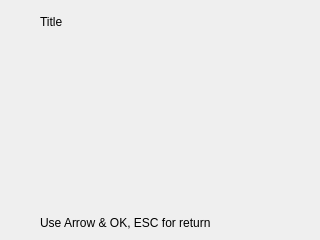
<?xml version="1.0" encoding="UTF-8"?>
<ui version="4.0">
 <class>MainFrame</class>
 <widget class="QDialog" name="MainFrame">
  <property name="geometry">
   <rect>
    <x>0</x>
    <y>0</y>
    <width>320</width>
    <height>240</height>
   </rect>
  </property>
  <property name="windowTitle">
   <string>Dialog</string>
  </property>
  <widget class="QLabel" name="lblBackground">
   <property name="geometry">
    <rect>
     <x>0</x>
     <y>0</y>
     <width>320</width>
     <height>240</height>
    </rect>
   </property>
   <property name="text">
    <string/>
   </property>
   <property name="pixmap">
    <pixmap resource="../sb3000.qrc">:/images/res/bg-main.png</pixmap>
   </property>
  </widget>
  <widget class="QLabel" name="lblBackgroundFrame">
   <property name="geometry">
    <rect>
     <x>12</x>
     <y>10</y>
     <width>297</width>
     <height>217</height>
    </rect>
   </property>
   <property name="text">
    <string/>
   </property>
   <property name="pixmap">
    <pixmap resource="../sb3000.qrc">:/images/res/bg-menu.png</pixmap>
   </property>
   <property name="scaledContents">
    <bool>false</bool>
   </property>
  </widget>
  <widget class="QLabel" name="lblTitleBackground">
   <property name="geometry">
    <rect>
     <x>0</x>
     <y>6</y>
     <width>320</width>
     <height>30</height>
    </rect>
   </property>
   <property name="text">
    <string/>
   </property>
   <property name="pixmap">
    <pixmap resource="../sb3000.qrc">:/images/res/title-1.png</pixmap>
   </property>
  </widget>
  <widget class="QLabel" name="lblTitleText">
   <property name="geometry">
    <rect>
     <x>40</x>
     <y>8</y>
     <width>273</width>
     <height>28</height>
    </rect>
   </property>
   <property name="text">
    <string>Title</string>
   </property>
  </widget>
  <widget class="QLabel" name="lblTitleIcon">
   <property name="geometry">
    <rect>
     <x>9</x>
     <y>10</y>
     <width>26</width>
     <height>26</height>
    </rect>
   </property>
   <property name="text">
    <string/>
   </property>
   <property name="scaledContents">
    <bool>true</bool>
   </property>
  </widget>
  <widget class="QLabel" name="lblStatusIcon">
   <property name="geometry">
    <rect>
     <x>20</x>
     <y>215</y>
     <width>16</width>
     <height>16</height>
    </rect>
   </property>
   <property name="text">
    <string/>
   </property>
   <property name="pixmap">
    <pixmap resource="../sb3000.qrc">:/images/res/icon-help.png</pixmap>
   </property>
  </widget>
  <widget class="QLabel" name="lblStatusText">
   <property name="geometry">
    <rect>
     <x>40</x>
     <y>210</y>
     <width>275</width>
     <height>25</height>
    </rect>
   </property>
   <property name="text">
    <string>Use Arrow &amp; OK, ESC for return</string>
   </property>
  </widget>
  <widget class="QLabel" name="lblTitleText1">
   <property name="geometry">
    <rect>
     <x>201</x>
     <y>10</y>
     <width>110</width>
     <height>28</height>
    </rect>
   </property>
   <property name="text">
    <string/>
   </property>
  </widget>
 </widget>
 <resources>
  <include location="../sb3000.qrc"/>
 </resources>
 <connections/>
</ui>
